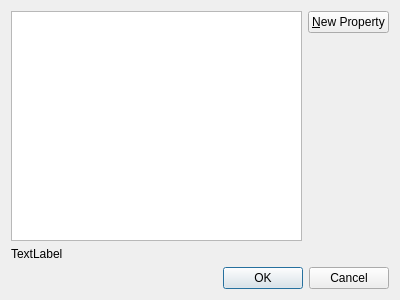
<?xml version="1.0" encoding="UTF-8"?>
<ui version="4.0">
 <class>DynamicPropertyManager</class>
 <widget class="QDialog" name="DynamicPropertyManager">
  <property name="geometry">
   <rect>
    <x>0</x>
    <y>0</y>
    <width>400</width>
    <height>300</height>
   </rect>
  </property>
  <property name="windowTitle">
   <string>Properties Template</string>
  </property>
  <layout class="QGridLayout" name="gridLayout">
   <item row="1" column="1">
    <spacer name="verticalSpacer">
     <property name="orientation">
      <enum>Qt::Vertical</enum>
     </property>
     <property name="sizeHint" stdset="0">
      <size>
       <width>20</width>
       <height>202</height>
      </size>
     </property>
    </spacer>
   </item>
   <item row="0" column="1">
    <widget class="QPushButton" name="btnNewProp">
     <property name="text">
      <string>&amp;New Property</string>
     </property>
    </widget>
   </item>
   <item row="3" column="0" colspan="2">
    <widget class="QDialogButtonBox" name="buttonBox">
     <property name="orientation">
      <enum>Qt::Horizontal</enum>
     </property>
     <property name="standardButtons">
      <set>QDialogButtonBox::Cancel|QDialogButtonBox::Ok</set>
     </property>
    </widget>
   </item>
   <item row="2" column="0" colspan="2">
    <widget class="QLabel" name="errorDisplay">
     <property name="text">
      <string>TextLabel</string>
     </property>
    </widget>
   </item>
   <item row="0" column="0" rowspan="2">
    <widget class="QPlainTextEdit" name="plainTextEdit"/>
   </item>
  </layout>
 </widget>
 <resources/>
 <connections>
  <connection>
   <sender>buttonBox</sender>
   <signal>accepted()</signal>
   <receiver>DynamicPropertyManager</receiver>
   <slot>accept()</slot>
   <hints>
    <hint type="sourcelabel">
     <x>248</x>
     <y>254</y>
    </hint>
    <hint type="destinationlabel">
     <x>157</x>
     <y>274</y>
    </hint>
   </hints>
  </connection>
  <connection>
   <sender>buttonBox</sender>
   <signal>rejected()</signal>
   <receiver>DynamicPropertyManager</receiver>
   <slot>reject()</slot>
   <hints>
    <hint type="sourcelabel">
     <x>316</x>
     <y>260</y>
    </hint>
    <hint type="destinationlabel">
     <x>286</x>
     <y>274</y>
    </hint>
   </hints>
  </connection>
 </connections>
</ui>
